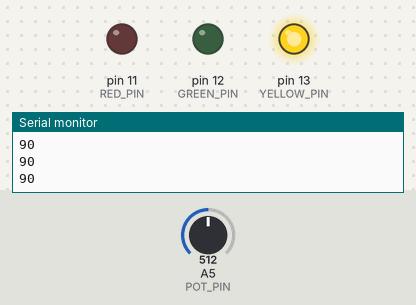
The sketch below on a simulated Arduino Uno, built with avr-gcc and run on an emulated ATmega328P. On the bench: output pins drawn as LEDs (lit = HIGH), the last lines printed to the serial monitor. The test bench sets the inputs (shaded band); at power-on: A5 (POT_PIN) = 512.

Above: at 1.2 s.
1.3 s: A5 (POT_PIN) set to 670
2.8 s: A5 (POT_PIN) set to 695
At 3.9 s:
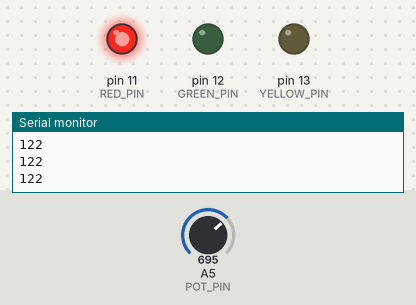
4.3 s: A5 (POT_PIN) set to 306
At 5.4 s:
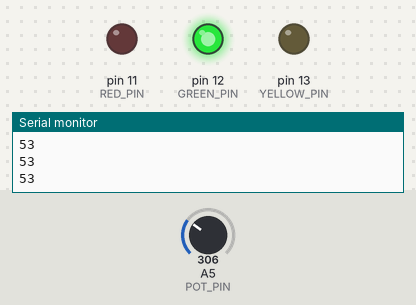
5.8 s: A5 (POT_PIN) set to 331
7.3 s: A5 (POT_PIN) set to 350
At 8.3 s:
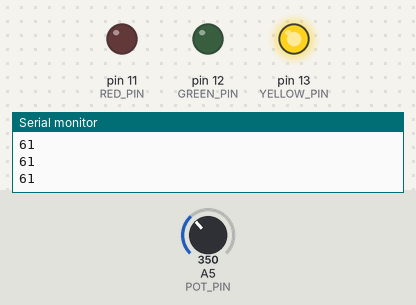
8.8 s: A5 (POT_PIN) set to 122
At 9.1 s:
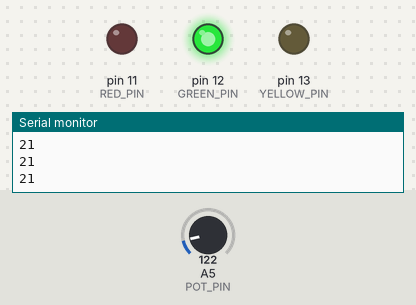
Timing chart, 0 to 11.3 s (numbered marks = the images above; inputs shaded):
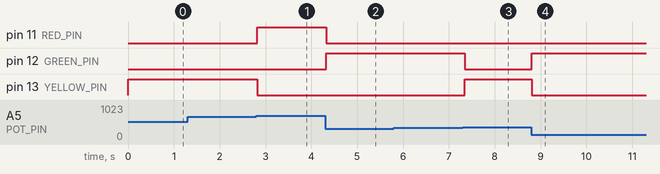

The sketch:

WarningSystem.ino
```cpp
#define POT_PIN A5
const int GREEN_PIN = 12;
const int YELLOW_PIN = 13;
const int RED_PIN = 11;

void setup() {
    Serial.begin(9600);
    pinMode(POT_PIN, INPUT);

    pinMode(GREEN_PIN, OUTPUT);
    pinMode(YELLOW_PIN, OUTPUT);
    pinMode(RED_PIN, OUTPUT);
}

void loop() {
    int reading = analogRead(POT_PIN);         // 0-1023
    int angle = map(reading, 0, 1023, 0, 180); // 0-180

    // Each third of the range lights one LED: green, yellow, then red.
    digitalWrite(GREEN_PIN, angle < 60 ? HIGH : LOW);
    digitalWrite(YELLOW_PIN, (angle >= 60 && angle < 120) ? HIGH : LOW);
    digitalWrite(RED_PIN, angle >= 120 ? HIGH : LOW);

    Serial.println(angle);
    delay(50);
}
```

Measured:
- the behaviour switches between 681 and 682 on A5 (POT_PIN) (found by bisection; images 0 and 1)
- the behaviour switches between 340 and 341 on A5 (POT_PIN) (found by bisection; images 2 and 3)
- after the input at 2.8 s, pin 11 (RED_PIN): LOW → HIGH at once; pin 13 (YELLOW_PIN): HIGH → LOW at once
- after the input at 4.3 s, pin 11 (RED_PIN): HIGH → LOW at once; pin 12 (GREEN_PIN): LOW → HIGH at once
- after the input at 7.3 s, pin 12 (GREEN_PIN): HIGH → LOW after 0.05 s; pin 13 (YELLOW_PIN): LOW → HIGH after 0.05 s
- after the input at 8.8 s, pin 12 (GREEN_PIN): LOW → HIGH at once; pin 13 (YELLOW_PIN): HIGH → LOW at once
